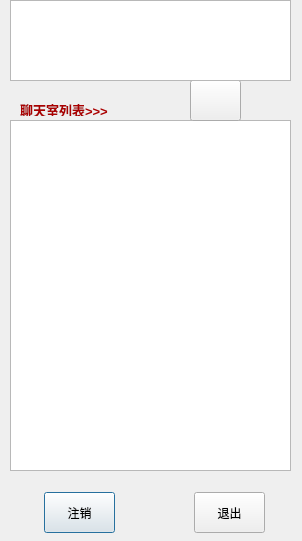
<?xml version="1.0" encoding="UTF-8"?>
<ui version="4.0">
 <class>LiveStreamList</class>
 <widget class="QDialog" name="LiveStreamList">
  <property name="geometry">
   <rect>
    <x>0</x>
    <y>0</y>
    <width>302</width>
    <height>541</height>
   </rect>
  </property>
  <property name="windowTitle">
   <string>Dialog</string>
  </property>
  <widget class="QListWidget" name="chatroom">
   <property name="geometry">
    <rect>
     <x>10</x>
     <y>120</y>
     <width>281</width>
     <height>351</height>
    </rect>
   </property>
  </widget>
  <widget class="QPushButton" name="destory">
   <property name="geometry">
    <rect>
     <x>44</x>
     <y>492</y>
     <width>71</width>
     <height>41</height>
    </rect>
   </property>
   <property name="text">
    <string>注销</string>
   </property>
  </widget>
  <widget class="QPushButton" name="exit_btn">
   <property name="geometry">
    <rect>
     <x>194</x>
     <y>492</y>
     <width>71</width>
     <height>41</height>
    </rect>
   </property>
   <property name="text">
    <string>退出</string>
   </property>
  </widget>
  <widget class="QLabel" name="list">
   <property name="geometry">
    <rect>
     <x>20</x>
     <y>100</y>
     <width>111</width>
     <height>16</height>
    </rect>
   </property>
   <property name="text">
    <string>&lt;html&gt;&lt;head/&gt;&lt;body&gt;&lt;p&gt;&lt;span style=&quot; font-size:10pt; font-weight:600; color:#aa0000;&quot;&gt;聊天室列表&amp;gt;&amp;gt;&amp;gt;&lt;/span&gt;&lt;/p&gt;&lt;/body&gt;&lt;/html&gt;</string>
   </property>
  </widget>
  <widget class="QPushButton" name="roomlist_btn">
   <property name="geometry">
    <rect>
     <x>190</x>
     <y>80</y>
     <width>51</width>
     <height>41</height>
    </rect>
   </property>
   <property name="text">
    <string/>
   </property>
   <property name="flat">
    <bool>false</bool>
   </property>
  </widget>
  <widget class="QListWidget" name="user">
   <property name="geometry">
    <rect>
     <x>10</x>
     <y>0</y>
     <width>281</width>
     <height>81</height>
    </rect>
   </property>
  </widget>
 </widget>
 <resources/>
 <connections/>
</ui>
